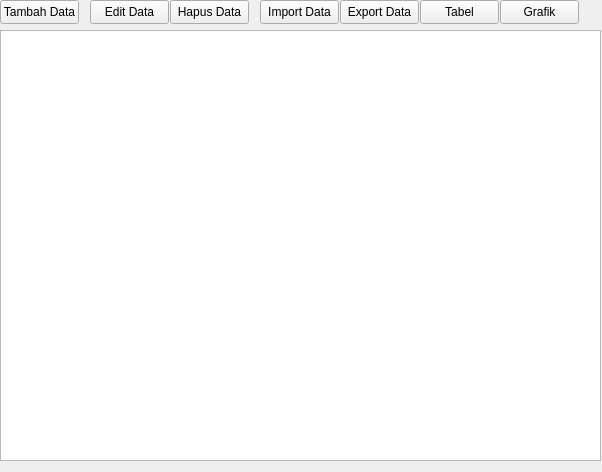
<?xml version="1.0" encoding="UTF-8"?>
<ui version="4.0">
 <class>Form</class>
 <widget class="QWidget" name="Form">
  <property name="geometry">
   <rect>
    <x>0</x>
    <y>0</y>
    <width>602</width>
    <height>472</height>
   </rect>
  </property>
  <property name="windowTitle">
   <string>Form</string>
  </property>
  <widget class="QTableWidget" name="tableWidget">
   <property name="geometry">
    <rect>
     <x>0</x>
     <y>30</y>
     <width>601</width>
     <height>431</height>
    </rect>
   </property>
  </widget>
  <widget class="QPushButton" name="tambah">
   <property name="geometry">
    <rect>
     <x>0</x>
     <y>0</y>
     <width>79</width>
     <height>24</height>
    </rect>
   </property>
   <property name="font">
    <font>
     <pointsize>9</pointsize>
    </font>
   </property>
   <property name="text">
    <string>Tambah Data</string>
   </property>
  </widget>
  <widget class="QPushButton" name="Edit">
   <property name="geometry">
    <rect>
     <x>90</x>
     <y>0</y>
     <width>79</width>
     <height>24</height>
    </rect>
   </property>
   <property name="text">
    <string>Edit Data</string>
   </property>
  </widget>
  <widget class="QPushButton" name="hapus">
   <property name="geometry">
    <rect>
     <x>170</x>
     <y>0</y>
     <width>79</width>
     <height>24</height>
    </rect>
   </property>
   <property name="text">
    <string>Hapus Data</string>
   </property>
  </widget>
  <widget class="QPushButton" name="import_2">
   <property name="geometry">
    <rect>
     <x>260</x>
     <y>0</y>
     <width>79</width>
     <height>24</height>
    </rect>
   </property>
   <property name="text">
    <string>Import Data</string>
   </property>
  </widget>
  <widget class="QPushButton" name="export_2">
   <property name="geometry">
    <rect>
     <x>340</x>
     <y>0</y>
     <width>79</width>
     <height>24</height>
    </rect>
   </property>
   <property name="text">
    <string>Export Data</string>
   </property>
  </widget>
  <widget class="QPushButton" name="tabel">
   <property name="geometry">
    <rect>
     <x>420</x>
     <y>0</y>
     <width>79</width>
     <height>24</height>
    </rect>
   </property>
   <property name="text">
    <string>Tabel</string>
   </property>
  </widget>
  <widget class="QPushButton" name="grafik">
   <property name="geometry">
    <rect>
     <x>500</x>
     <y>0</y>
     <width>79</width>
     <height>24</height>
    </rect>
   </property>
   <property name="text">
    <string>Grafik</string>
   </property>
  </widget>
 </widget>
 <resources/>
 <connections/>
</ui>
